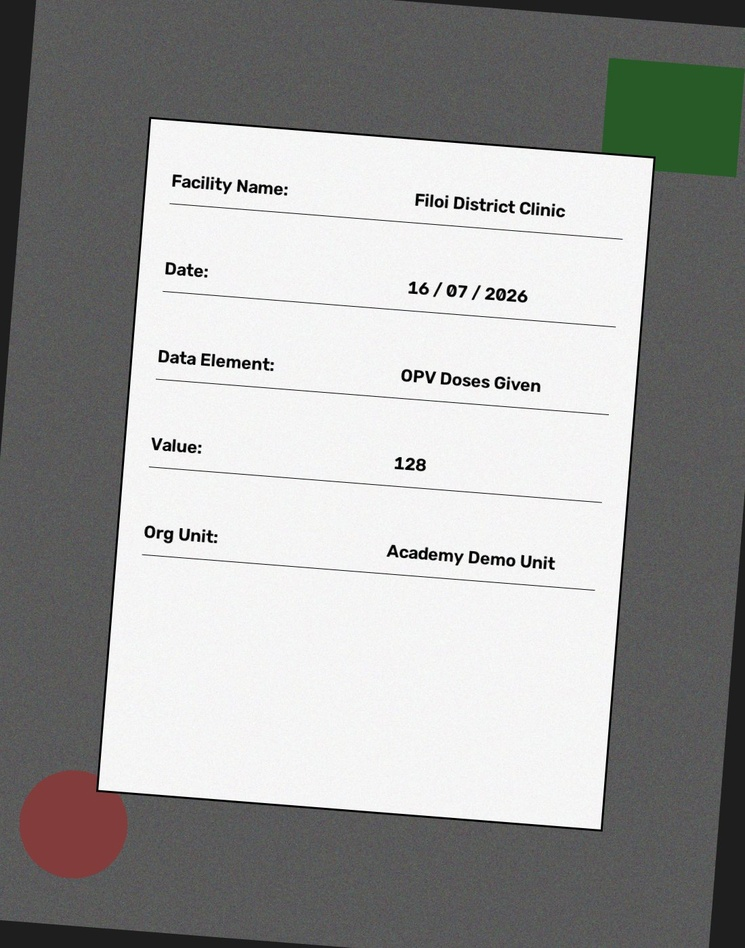
#> input picture preprocessing/sample_form.jpg, 745 x 948 px, shrunk from 1100 x 1400 before the run
$ python image_processing.py
#> lines starting #> are read from the running program, lines starting #| are printed output that depends on the picture; after the words box and inside, x2 and y2 are one past the last pixel; in counts of white or black regions, pixels touching at a corner belong together
import cv2

image = cv2.imread("sample_form.jpg")
#> image is the input picture: shape (948, 745, 3); mean B, G, R 157.7, 158.8, 158.7

if image is not None:

    #convert to grayscale

    grayscaled_image = cv2.cvtColor(image , cv2.COLOR_BGR2GRAY)
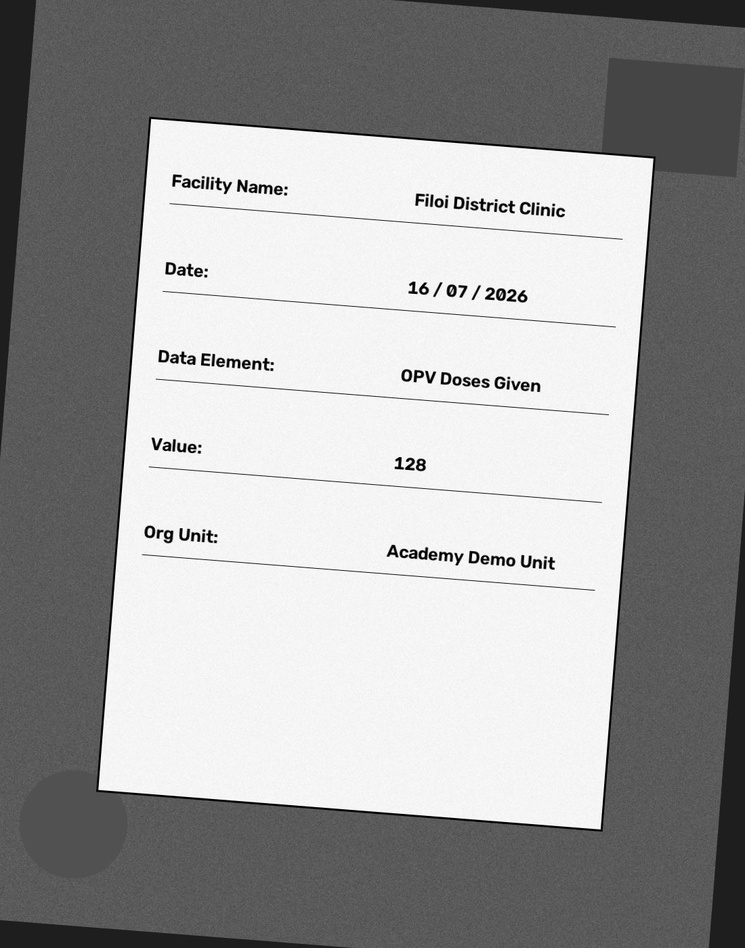
#> grayscaled_image: shape (948, 745); min 0, max 255, mean 158.7

    #crop
    #edge detection using canny function hypotenuse algo

    edge = cv2.Canny(grayscaled_image , 50 , 150)
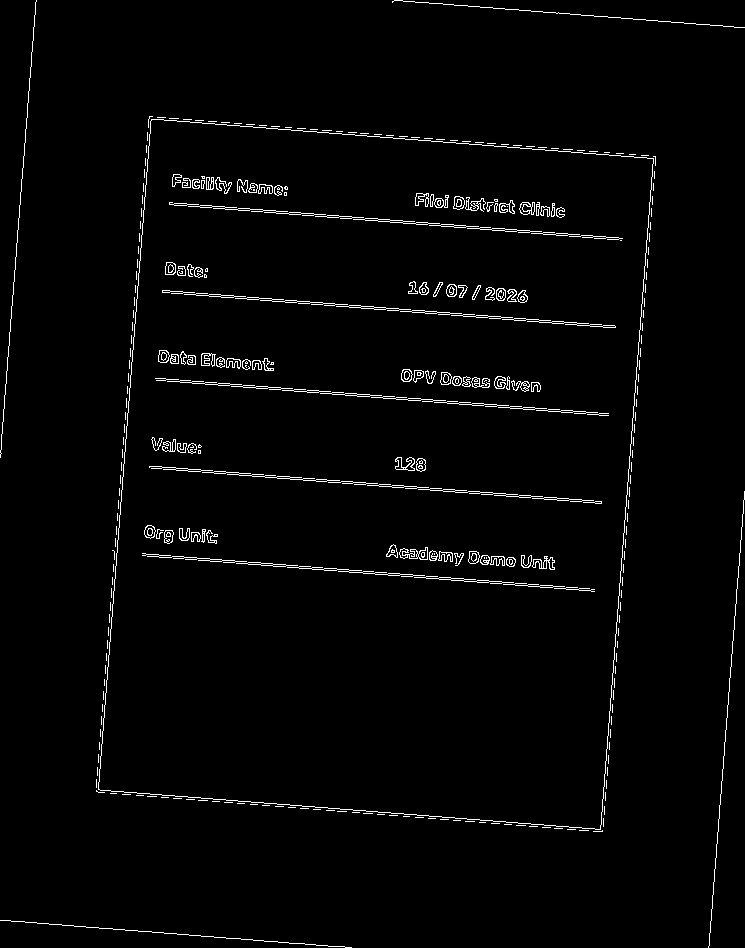
#> edge: shape (948, 745); 2.1% white in thin lines or dots
    cv2.imwrite("images/edge_detection_canny.jpg" , edge)


    #getting the biggest area boundary / contour
    contours , hierarchy= cv2.findContours(edge , cv2.RETR_LIST , cv2.CHAIN_APPROX_SIMPLE) # return tuple (contours , hierarchy)
#> contours = 553 contours, 319 with area under 20; largest, box (x1, y1, x2, y2) and area: (98, 119, 654, 830) 339104, (98, 119, 654, 830) 339102, (399, 547, 428, 560) 192, (519, 202, 535, 215) 143, (395, 457, 415, 471) 137
    biggest_contour = max(contours , key=cv2.contourArea)
#> biggest_contour = contour of 374 points, box (x1, y1, x2, y2) (98, 119, 654, 830), area 339104

    center , (width , height) , angle = cv2.minAreaRect(biggest_contour)
#> center = (375.4, 473.7); width = 674.1; height = 504.9; angle = -85.5

    if angle < -45:
        angle = 90 + angle
#> angle = 4.5
        (height , width) = (width , height)
#> height = 674.1; width = 504.9

    m = cv2.getRotationMatrix2D(center , angle , 1.0)
#> m = [[0.997, 0.0785, -36.03], [-0.0785, 0.997, 30.93]]
    rotated = cv2.warpAffine(image , m , image.shape[:2][::-1])
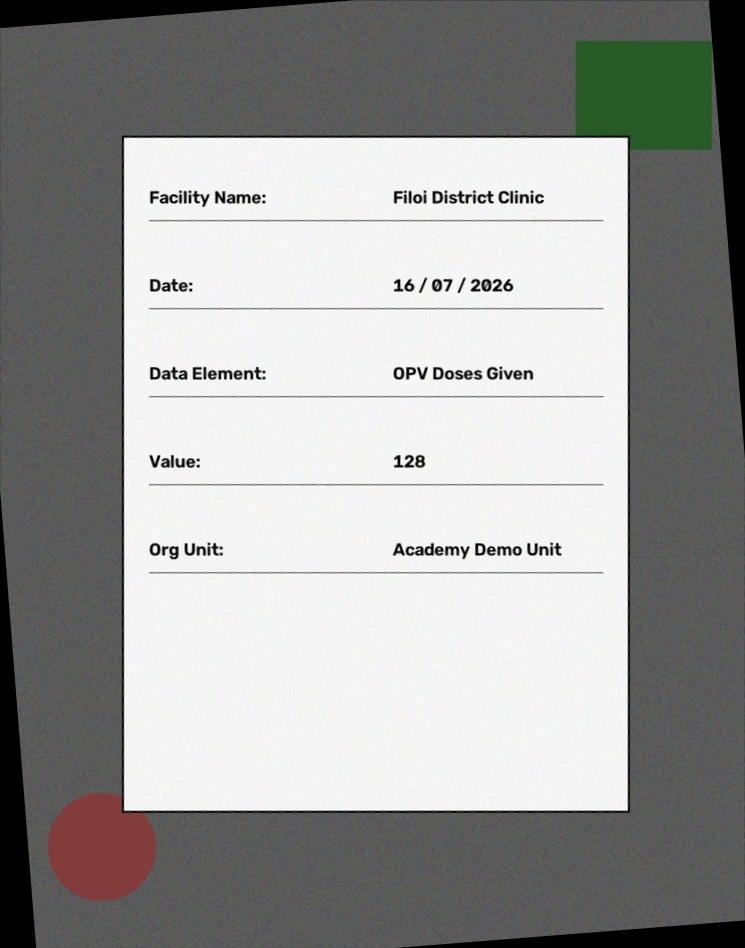
#> rotated: shape (948, 745, 3); mean B, G, R 156.6, 157.7, 157.5
    deskewed = cv2.getRectSubPix(rotated , (int(width) , int(height)) , center)
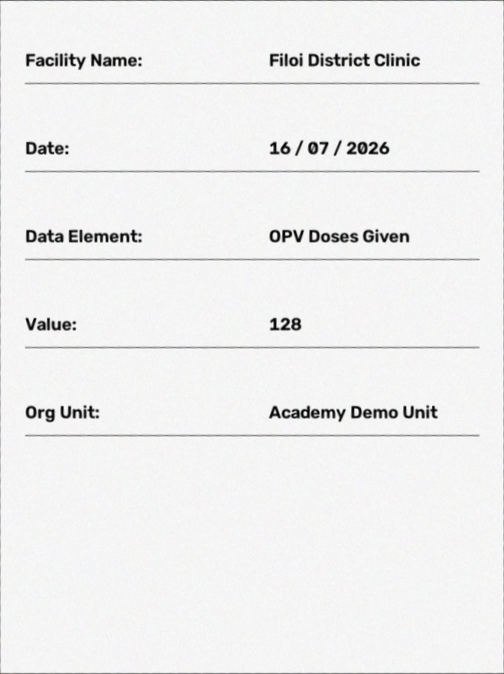
#> deskewed: shape (674, 504, 3); mean B, G, R 239.3, 239.4, 239.4
    cv2.imwrite("images/deskewed_image.jpg" , deskewed)

    gray_deskewed = cv2.cvtColor(deskewed , cv2.COLOR_BGR2GRAY)

    denoise_image = cv2.fastNlMeansDenoising(gray_deskewed , h=5 , searchWindowSize=21, templateWindowSize=7)
    cv2.imwrite("images/denoised_img.jpg" , denoise_image)

    adaptive_threshold_image = cv2.adaptiveThreshold(denoise_image , 255 , cv2.ADAPTIVE_THRESH_GAUSSIAN_C , thresholdType=cv2.THRESH_BINARY ,
        blockSize=15 , C = 2)
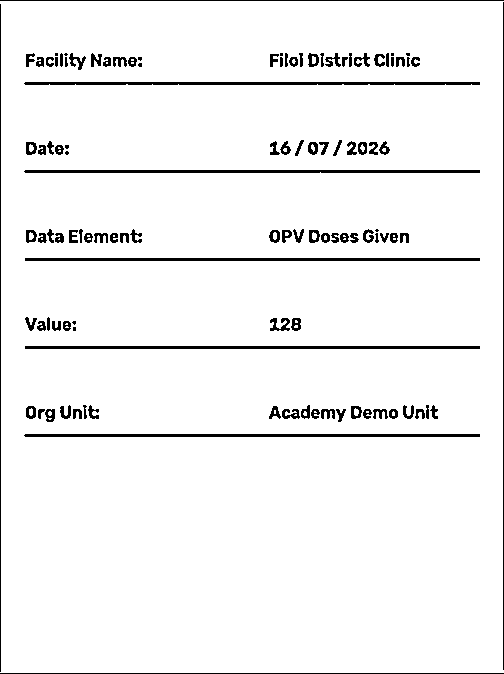
#> adaptive_threshold_image: shape (674, 504); 95.4% white; 115 black regions (12 under 20 px), largest, box (x1, y1, x2, y2) and area: (24, 434, 480, 437) 1366, (24, 170, 480, 173) 1365, (25, 258, 480, 261) 1365
    cv2.imwrite("images/adaptive_threshold_image.png" , adaptive_threshold_image)
